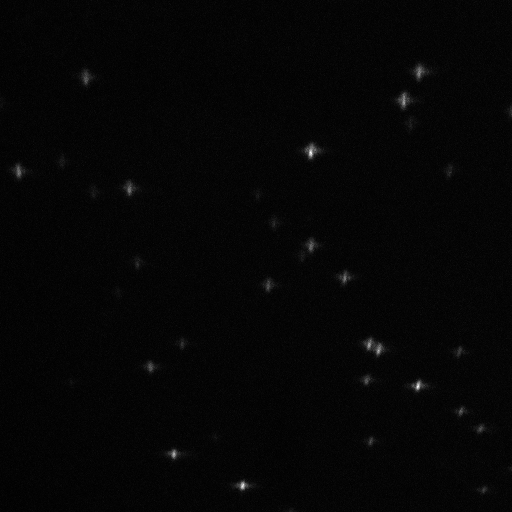
#> input picture X2110-Camera/100x/beads/680.tif, 512 x 512 px; the run also reads 1 picture not shown here
$ python wavelength_calculation.py
#> lines starting #> are read from the running program, lines starting #| are printed output that depends on the picture
# -*- coding: utf-8 -*-
"""
Created on Sat Aug 15 12:32:33 2015

@author: Andre
"""
#import seaborn as sns
#sns.set()
import matplotlib.pyplot as plt
import numpy as np
from mpl_toolkits.mplot3d import Axes3D
import scipy.optimize as sp
from skimage.feature import peak_local_max
from PIL import Image
from scipy import sparse
from scipy.spatial import distance


plt.close('all')
#####################################################################################
def twoD_Gaussian(x_y, offset, amplitude, xo, yo, sigma_x, sigma_y, theta):
    x, y = x_y
    xo = float(xo)
    yo = float(yo)
    a = (np.cos(theta)**2)/(2*sigma_x**2) + (np.sin(theta)**2)/(2*sigma_y**2)
    b = -(np.sin(2*theta))/(4*sigma_x**2) + (np.sin(2*theta))/(4*sigma_y**2)
    c = (np.sin(theta)**2)/(2*sigma_x**2) + (np.cos(theta)**2)/(2*sigma_y**2)
    g = offset + amplitude*np.exp( - (a*((x-xo)**2) + 2*b*(x-xo)*(y-yo)
                            + c*((y-yo)**2)))
    return g.ravel()

###################################################################################
imagesFiles = [ '680.tif',  'red.tif', 'green.tif']

image = Image.open(imagesFiles[0])
#> image is the input picture: PIL image 512x512 I;16; min 72, max 4129, mean 167.5
im_red = Image.open(imagesFiles[1])
im_green = Image.open(imagesFiles[2])
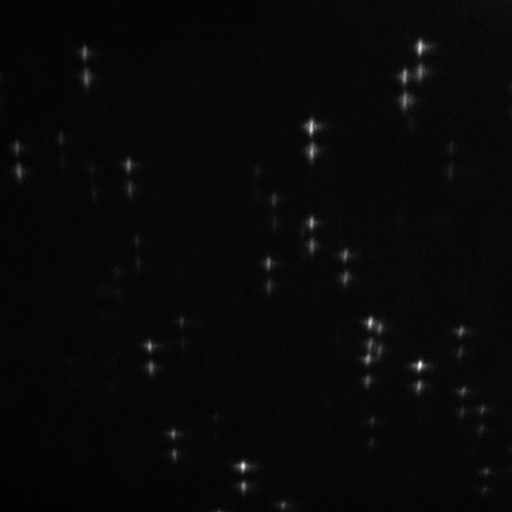
#> input picture X2110-Camera/100x/beads/green.tif, 512 x 512 px
#> im_green is the input picture: PIL image 512x512 I;16; min 224, max 15120, mean 739.6

image = np.array(image)

#Check treshold, otherwise it may find more than one peak
thr_base = np.max(image)-25*np.std(image)
#> thr_base = 1620.4
peaks_base = peak_local_max(image, min_distance=10, threshold_abs=thr_base)
#> peaks_base = [[152, 310], [386, 417], [486, 242], [350, 378], [453, 174], [103, 404], [73, 419], [279, 345], [173, 18], [191, 129], [245, 310]]
peaks_base[:,0], peaks_base[:,1] = peaks_base[:,1], peaks_base[:,0].copy()

#if points are to close to the borders dont consider it
delete_base = []
for i,points in enumerate(peaks_base):
    if points[1]-40<0:                             #if point is too close to the top
        delete_base.append(i)
    elif points[1] + 40 >512:
        delete_base.append(i)
    if points[0] + 10 > 512:                           #if point is too close to the right
        delete_base.append(i)
    if points[0] - 10 < 0:
        delete_base.append(i)
#> this loop made 11 passes
#> points on passes 1 to 11: [310, 152], [417, 386], [242, 486], [378, 350], [174, 453], [404, 103], [419, 73], [345, 279], [18, 173], [129, 191], [310, 245]
#> after the loop, delete_base = [2]
peaks_base = np.delete(peaks_base, delete_base, 0)
#> peaks_base = [[310, 152], [417, 386], [378, 350], [174, 453], [404, 103], [419, 73], [345, 279], [18, 173], [129, 191], [310, 245]]
print(str(peaks_base.shape[0]) + ' 680 peaks')
#| 10 680 peaks

#plot image and detected peaks
plt.figure(1)
plt.imshow(image)
plt.grid('off')
plt.scatter(peaks_base[:,0], peaks_base[:,1], facecolor='none', edgecolor="white")

##############################################################################
im_red = np.array(im_red)


# [23 lines of commented-out code are left out]
im_green = np.array(im_green)

# [21 lines of commented-out code are left out]
box_all = 20
y_top = 40
y_bot = 20


base_centers = np.empty((0,2))
base_centers_trans = np.empty((0,2)) #trans is in the coordinate system of the masked image below

#if a detected color is to far from the reference peak we need to increase the y box height
box = box_all
box_y_top = y_top
box_y_bot = y_bot

rows_y = box_y_top + box_y_bot
rows_y += 1
sumBase = np.empty((rows_y, peaks_base.shape[0])) #empty matrix to hold the collapsed sum of images/spectra

for i, peaks in enumerate(peaks_base):

    xmin = peaks[0] - box/2
    xmax = peaks[0] + box/2
    ymin = peaks[1] - box_y_top
    ymax = peaks[1] + box_y_bot

    x = np.arange(xmin, xmax,1)
    y = np.arange(ymin, ymax+1,1)

    X, Y = np.meshgrid(x,y) #note: meshgrid is needed to use an asymetric grid with plot_surface, I tried mgrid and it didn't work.

    imageMask =  image[int(np.min(y)):int(np.max(y))+1, int(np.min(x)):int(np.max(x))+1] #to mask it correctly we have to invert X and Y here
    imageMaskcopy =  np.copy(image)[int(np.min(y)):int(np.max(y))+1, int(np.min(x)):int(np.max(x))+1] #copy to do calculation in masked image coordinates
    sumBaseTemp = np.sum(imageMaskcopy, axis=1) #collapse the x direction to get spectra along y direction
    sumBase[:,i] = sumBaseTemp

    ig = (np.min(imageMask), np.max(imageMask) , peaks[1]+0.5, peaks[0]+0.5, 2.0, 2.0, 0.0) #0.5 used to force fit because peaks were to close to the fit
    inpars, pcov = sp.curve_fit(twoD_Gaussian,(Y,X), imageMask.ravel(), p0=ig, maxfev=20000)
    fit3 = twoD_Gaussian((Y, X), *inpars).reshape(X.shape[0], Y.shape[1])

    base_centers = np.append (base_centers, [[inpars[2], inpars[3]]], axis=0)
    base_centers_trans = np.append (base_centers_trans, [[inpars[2]-ymin, inpars[3]-xmin]], axis=0) #parameters minx ymin and xmin to translate
#> this loop made 10 passes
#> (peaks, xmin, xmax, ymin, ymax, ig) on pass 1: ([310, 152], 300, 320, 112, 172, (88, 4129, 152.5, 310.5, 2, 2, 0))
#> pass 1, in twoD_Gaussian, `x, y = x_y`:
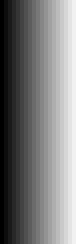
#> y: shape (61, 20) float64 (shown 4 times larger); min 300, max 319, mean 309.5; drawn with min black and max white
#> pass 1, in twoD_Gaussian, `g = offset + amplitude*np.exp( - (a*((x-xo)**2) + 2*b*(x-xo)*(y-yo) + ..`:
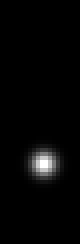
#> g: shape (61, 20) float64 (shown 4 times larger); min 88, max 3966.8, mean 173.1; drawn with min black and max white
                                                                                                    # [11 lines of commented-out code are left out]


base_centers_temp = []
base_centers_trans_temp = []

for i,row in enumerate(base_centers):
    if i == base_centers.shape[0]-1:
        break
    else:
        dist_cell = np.linalg.norm(base_centers[i]-base_centers[i+1])
        if dist_cell>0.01:
            base_centers_temp.append([row[0], row[1]])
            base_centers_trans_temp.append([base_centers_trans[i][0], base_centers_trans[i][1]])
#> this loop made 10 passes
#> row on passes 1 to 10: [151.2, 310.6], [385.5, 417.7], [344.5, 369.6], [453.7, 173.4], [99.94, 403.3], [71.47, 419], [277.3, 344.4], [171, 18.25], [188.4, 129.1], [245.3, 310.6]

base_centers = np.array([base_centers_temp][0])
base_centers_trans = np.array([base_centers_trans_temp][0])
print(str(base_centers.shape[0]) + ' 680 peaks cleaned')
#| 9 680 peaks cleaned

#Test Peaks fitting
plt.figure(2)
plt.imshow(image)
plt.grid('off')
plt.scatter(peaks_base[:,0], peaks_base[:,1], facecolor='none', edgecolor="g")
plt.scatter(base_centers[:,1], base_centers[:,0], facecolor='none', edgecolor="r")

#######################################################################################################


#if a detected color is to far from the reference peak we need to increase the y box height
box = box_all
box_y_top = y_top
box_y_bot = y_bot


rows_y = box_y_top + box_y_bot
rows_y += 1


sumRed = np.empty((rows_y, peaks_base.shape[0]))

for i,peaks in enumerate(peaks_base):

    xmin = peaks[0] - box/2
    xmax = peaks[0] + box/2
    ymin = peaks[1] - box_y_top
    ymax = peaks[1] + box_y_bot

    x = np.arange(xmin, xmax,1)
    y = np.arange(ymin, ymax+1,1)

    X, Y = np.meshgrid(x,y) #note: meshgrid is needed to use an asymetric grid with plot_surface, I tried mgrid and it didn't work

    redMask =  im_red[int(np.min(Y)):int(np.max(Y))+1, int(np.min(X)):int(np.max(X))+1] #to mask it correctly we have to invert X and Y here
    redMaskcopy =  np.copy(im_red)[int(np.min(Y)):int(np.max(Y))+1, int(np.min(X)):int(np.max(X))+1]
    sumRedTemp = np.sum(redMaskcopy, axis=1)
    sumRed[:,i] = sumRedTemp
#> this loop made 10 passes
#> pass 1, `redMask =  im_red[int(np.min(Y)):int(np.max(Y))+1, int(np.min(X)):int(..`:
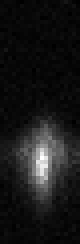
#> redMask: shape (61, 20) uint16 (shown 4 times larger); min 198, max 6201, mean 788.1; drawn with min black and max white

#######################################################################################################
box = box_all
box_y_top = y_top
box_y_bot = y_bot


rows_y = box_y_top + box_y_bot
rows_y += 1


sumGreen = np.empty((rows_y, peaks_base.shape[0]))

for i,peaks in enumerate(peaks_base):

    xmin = peaks[0] - box/2
    xmax = peaks[0] + box/2
    ymin = peaks[1] - box_y_top
    ymax = peaks[1] + box_y_bot

    x = np.arange(xmin, xmax,1)
    y = np.arange(ymin, ymax+1,1)

    X, Y = np.meshgrid(x,y) #note: meshgrid is needed to use an asymetric grid with plot_surface, I tried mgrid and it didn't work


    greenMask = im_green[int(np.min(Y)):int(np.max(Y))+1, int(np.min(X)):int(np.max(X))+1] #to mask it correctly we have to invert X and Y here

    greenMaskcopy =  np.copy(im_green)[int(np.min(Y)):int(np.max(Y))+1, int(np.min(X)):int(np.max(X))+1]
    sumGreenTemp = np.sum(greenMaskcopy, axis=1)

    sumGreen[:,i] = sumGreenTemp
#> this loop made 10 passes
#> pass 1, `greenMask = im_green[int(np.min(Y)):int(np.max(Y))+1, int(np.min(X)):i..`:
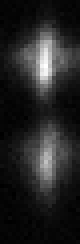
#> greenMask: shape (61, 20) uint16 (shown 4 times larger); min 431, max 12800, mean 2218.5; drawn with min black and max white


#########################################################################################################
#Function to remove baseline by "Asymmetric Least Squares Smoothing" by P. Eilers and H. Boelens 2005
def baseline_als(y, lam, p, niter=10):
  L = len(y)
  D = sparse.csc_matrix(np.diff(np.eye(L), 2))
  w = np.ones(L)
  for i in range(niter):
    W = sparse.spdiags(w, 0, L, L)
    Z = W + lam * D.dot(D.transpose())
    z = sparse.linalg.spsolve(Z, w*y)
    w = p * (y > z) + (1-p) * (y < z)
  return z


#Wavelength Calculation
#coef comes from the calibration => coefficient of a 3rd order polynomial
coef = np.array([1.89E-04
,   4.26E-02
,   5.57
,
      680])

p = np.poly1d(coef)

#In this case there is some leaking between the channels and also because the mask box is big a lot of the
#masked image is background, setting this intervals to 0 takes care of this
sumGreen[30:-1,:] = 0
sumRed[0:30,:] = 0
sumBase[0:30,:] = 0


#Tables to hold spectral mean for each channel
spectralMeanTableRed = np.empty((np.shape(base_centers_trans)[0],1))
spectralMeanTableGreen = np.empty((np.shape(base_centers_trans)[0],1))
spectralMeanTableBase = np.empty((np.shape(base_centers_trans)[0],1))


#for each center in the translated coordinate system of the masked image calculates the new wavelenght calibration
#by making the fitted center zero pixel displacement and applying the 3rd polynomial
for i, centers in enumerate(base_centers_trans):
    pixels = np.arange(0,rows_y,1)
    x_center = centers[1]
    y_center = centers[0]
    pixels_x = pixels - x_center
    pixels_y = pixels - y_center
    pixel_disp = p(pixels_y)


    sumNormRed = (sumRed[:,i]) /np.max(sumRed[:,i])
    sumNormGreen = (sumGreen[:,i]) /np.max(sumGreen[:,i])
    sumNormBase = (sumBase[:,i])/np.max(sumBase[:,i])

    #Spectral mean Calculation (wavelength average weighted by intensity)
    spectralMeanRed = np.sum(np.multiply(sumRed[:,i],pixel_disp))/np.sum(sumRed[:,i])

    spectralMeanGreen = np.sum(np.multiply(sumGreen[:,i],pixel_disp))/np.sum(sumGreen[:,i])

    spectralMeanBase = np.sum(np.multiply(sumBase[:,i],pixel_disp))/np.sum(sumBase[:,i])


    spectralMeanTableRed[i,0] = spectralMeanRed
    spectralMeanTableGreen[i,0] = spectralMeanGreen
    spectralMeanTableBase[i,0] = spectralMeanBase


    plt.figure(4)
    plt.scatter([680.0],spectralMeanRed )
    plt.scatter([580.0],spectralMeanGreen )
    plt.scatter([677.0],spectralMeanBase )
# [6 lines of commented-out code are left out]
    plt.figure(5)
#        zz = baseline_als(sumRed[30:,i], 1000000, 0.0001)
#        corre = sumRed[30:,i]-zz
#        corre = corre/np.max(corre)
    plt.plot(pixel_disp[30:-1],sumNormRed[30:-1])
    plt.figure(6)
    plt.plot(pixel_disp[0:30],sumNormGreen[0:30])
#> this loop made 9 passes
#> centers on passes 1 to 9: [39.19, 10.62], [39.46, 10.67], [34.46, 1.56], [40.65, 9.41], [36.94, 9.33], [38.47, 10.04], [38.34, 9.39], [37.95, 10.25], [37.41, 10.06]
#        plt.xlim(640,720)
#        plt.ylim(0,1.2)
#
#Plot spectral mean for each color/dye
plt.figure(3)
plt.errorbar([580.0], np.mean(spectralMeanTableGreen),yerr=np.std(spectralMeanTableGreen), marker='o', markersize=5)
plt.errorbar([680.0], np.mean(spectralMeanTableRed), yerr=np.std(spectralMeanTableRed), marker='o', markersize=5)
plt.errorbar([680.0], np.mean(spectralMeanTableBase), yerr=np.std(spectralMeanTableBase), marker='o', markersize=5)
plt.xticks(np.arange(560,750,20))
plt.yticks(np.arange(560,750,20))
plt.xlim(570,700)
plt.ylim(550,720)
plt.grid('on')
plt.xlabel('Nominal Wavelength (nm)')
plt.ylabel('Spectral Mean (nm)')
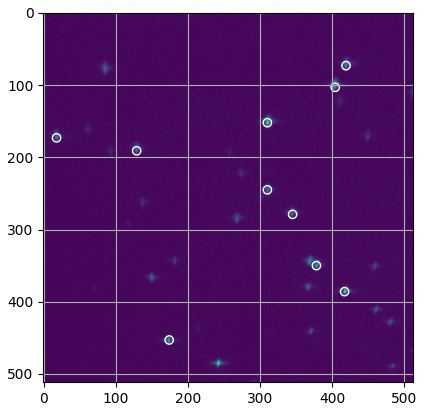
#> figure drawn by matplotlib, 1 panel
#> figure, not shown here; curve peaks at x = 673.4, y = 1; curve peaks at x = 683, y = 1; curve peaks at x = 700.3, y = 1
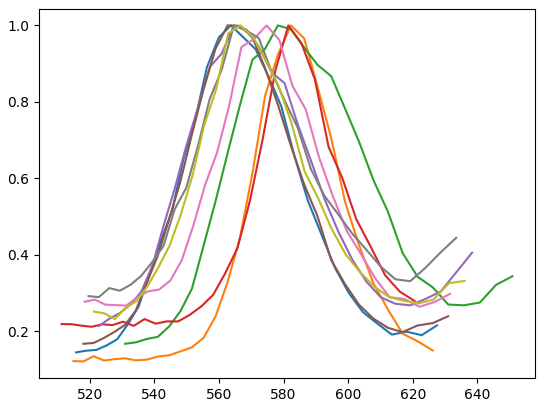
#> figure drawn by matplotlib, 1 panel; curve peaks at x = 563.7, y = 1; curve peaks at x = 582.3, y = 1; curve peaks at x = 578.2, y = 1
